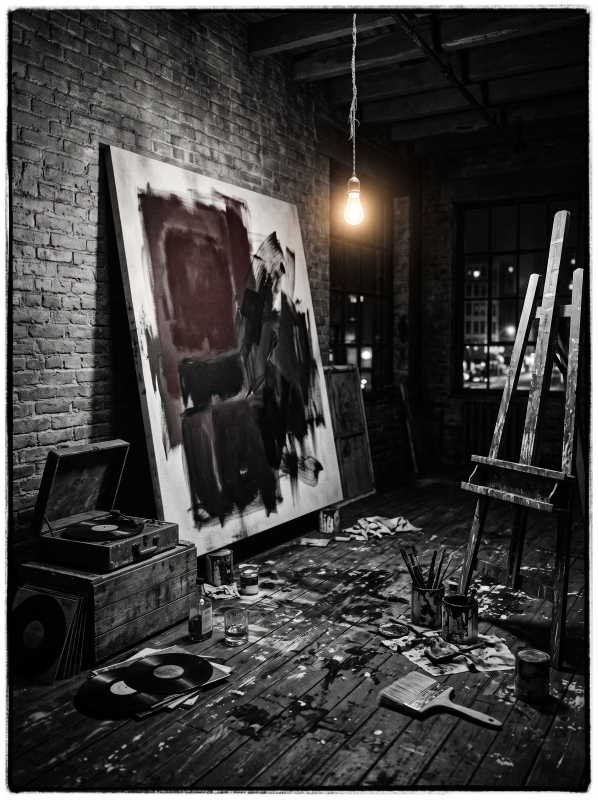
#> input picture RED_playbill/source/ai-generated/studio_bw.jpg, 1792 x 2400 px, found by its file name (shown at 1/3 size)
$ python assets6.py
#> lines starting #> are read from the running program, lines starting #| are printed output that depends on the picture
import cv2, numpy as np
B='/home/claude/build'; O=f'{B}/img6'
import os; os.makedirs(O,exist_ok=True)
rng=np.random.default_rng(7)
def grain(img,s,seed=1):
    r=np.random.default_rng(seed); n=r.normal(0,s,img.shape[:2]).astype(np.float32)
    n=cv2.GaussianBlur(n,(0,0),.7)*1.6
    return np.clip(img.astype(np.float32)+n[...,None],0,255).astype(np.uint8)
def crop(img,x0,y0,x1,y1,w,h):
    H,W=img.shape[:2]; c=img[int(y0*H):int(y1*H),int(x0*W):int(x1*W)]
    ch,cw=c.shape[:2]; s=max(w/cw,h/ch); c=cv2.resize(c,(round(cw*s)+1,round(ch*s)+1),interpolation=cv2.INTER_AREA if s<1 else cv2.INTER_CUBIC)
    y=(c.shape[0]-h)//2; x=(c.shape[1]-w)//2; return c[y:y+h,x:x+w]
def gray(img):
    g=cv2.cvtColor(img,cv2.COLOR_BGR2GRAY).astype(np.float32)/255; return g
def duo(g,dark,mid,light,knee=.62):
    d,m,l=[np.array(c[::-1],np.float32) for c in (dark,mid,light)]
    t=np.clip(g/knee,0,1)[...,None]; u=np.clip((g-knee)/(1-knee),0,1)[...,None]
    return ((d*(1-t)+m*t)*(1-u)+l*u).astype(np.uint8)
R=(200,25,30)
# studio strip (p3) 1.85 x 8.75in
st=cv2.imread(f'{B}/img4/studio_bw.jpg'); print('studio',st.shape)
#> further down, st is the input picture: shape (2400, 1792, 3); mean B, G, R 59.5, 60.4, 61.9
s=crop(st,.36,.03,.66,.97,555,2625); g=gray(s); g=np.clip((g-.03)*1.25,0,1)**.85
#> in crop, `c = img[int(y0 * H):int(y1 * H), int(x0 * W):int(x1 * W)]`:
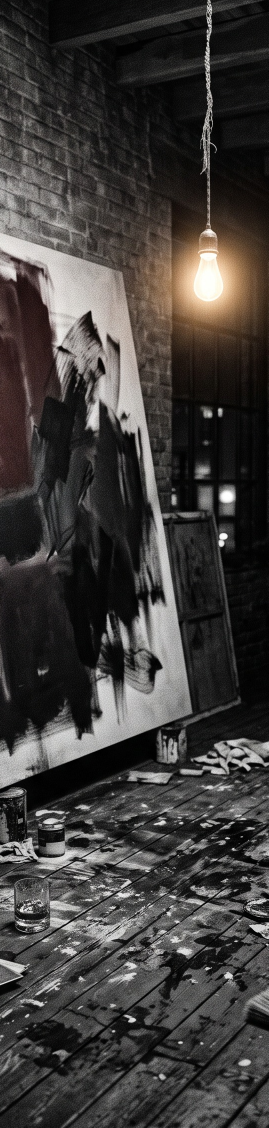
#> c: shape (2256, 537, 3) (shown at 1/2 size); mean B, G, R 59.2, 61.2, 64.1
#> after `g = np.clip((g - 0.03) * 1.25, 0, 1) ** 0.85`:
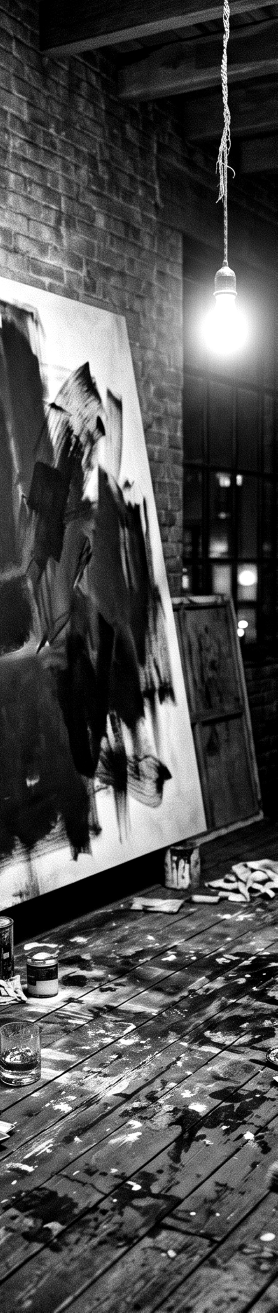
#> g: shape (2625, 555) float32 (shown at 1/2 size); min 0, max 1, mean 0.308
cv2.imwrite(f'{O}/strip_studio.jpg',grain(duo(g,(14,3,4),(168,16,20),(238,72,48),knee=.55),9),[cv2.IMWRITE_JPEG_QUALITY,92])
#> in duo, `t = np.clip(g / knee, 0, 1)[..., None]`:
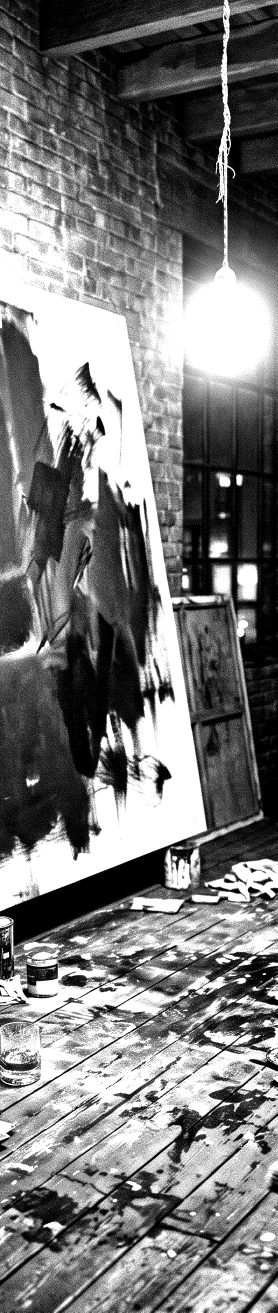
#> t: shape (2625, 555, 1) float32 (shown at 1/2 size); min 0, max 1, mean 0.479
#> in duo, `u = np.clip((g - knee) / (1 - knee), 0, 1)[..., None]`:
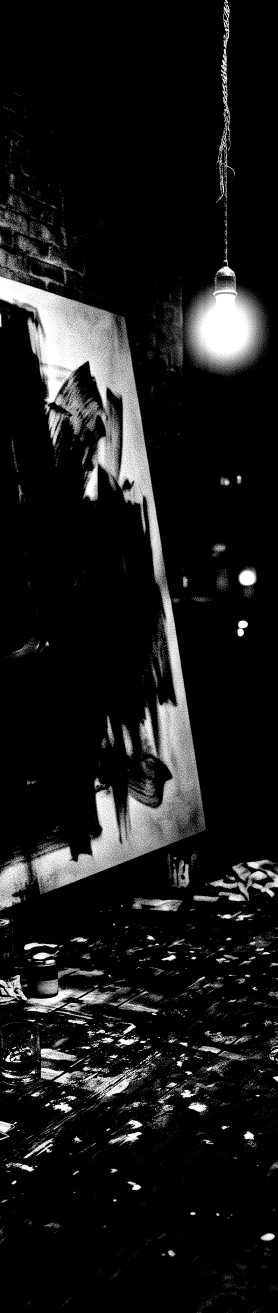
#> u: shape (2625, 555, 1) float32 (shown at 1/2 size); min 0, max 1, mean 0.1
#> in grain, `n = r.normal(0, s, img.shape[:2]).astype(np.float32)`:
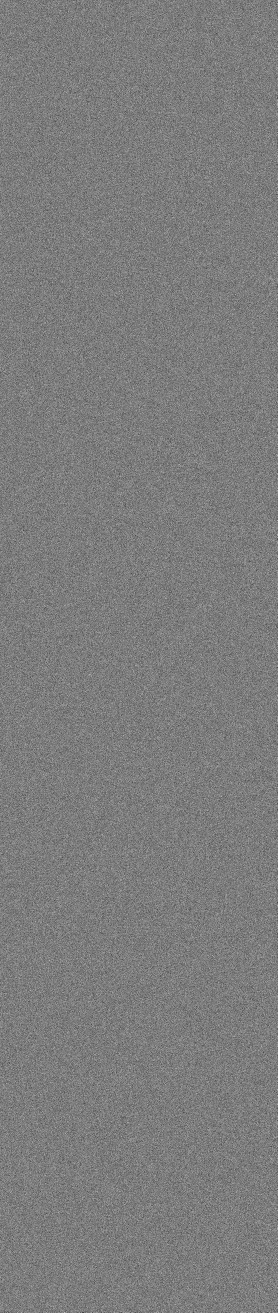
#> n: shape (2625, 555) float32 (shown at 1/2 size); min -43.32, max 45.36, mean 0; drawn with min black and max white
# hands band (p2) 5.75 x 2.45in
ha=cv2.imread(f'{B}/img4/hands_bw.jpg'); print('hands',ha.shape)
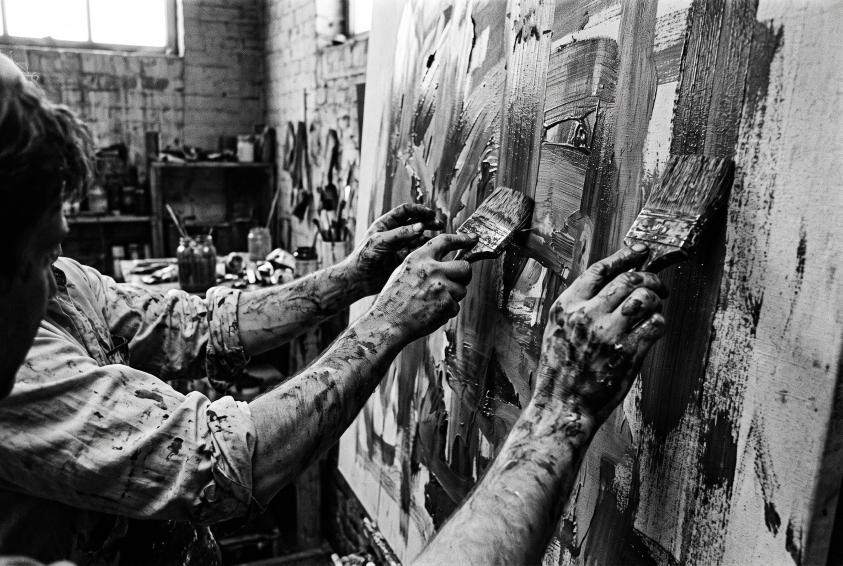
#> input picture RED_playbill/source/ai-generated/hands_bw.jpg, 2528 x 1696 px, found by its file name (shown at 1/3 size)
#> further down, ha is the input picture: shape (1696, 2528, 3); mean B, G, R 100.8, 100.9, 100.9
h=crop(ha,0,.22,1,.86,1725,735); g=gray(h); g3=(np.clip((g-.02)*1.08,0,1)*255).astype(np.uint8)
#> call 2 of crop, with x0 = 0, y0 = 0.22, x1 = 1, y1 = 0.86, w = 1725, h = 735
#> in crop (call 2), `return c[y:y + h, x:x + w]`:
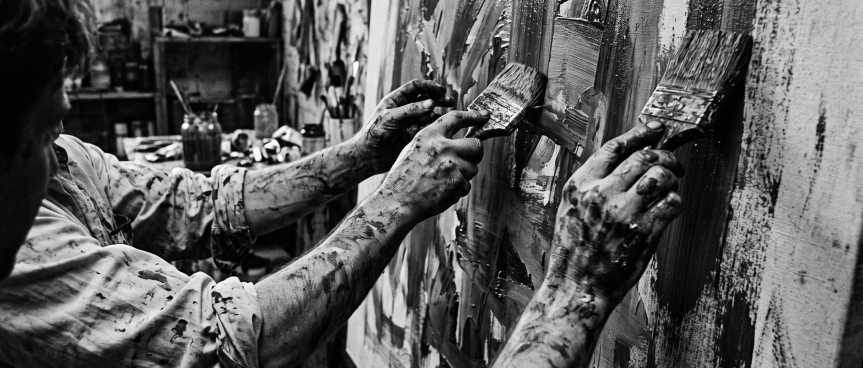
#> returned value: shape (735, 1725, 3) (shown at 1/2 size); mean of channels 0, 1, 2 90.6, 90.8, 90.8; drawn as B, G, R
cv2.imwrite(f'{O}/band_hands.jpg',grain(cv2.merge([g3,g3,g3]),8),[cv2.IMWRITE_JPEG_QUALITY,92])
# can (p10)
#> (the run stopped early here; a loop or call above may not have finished)
